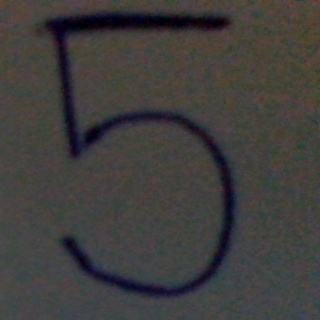
#> input picture datasets/5/1031.jpg, 320 x 320 px, given as the content of the folder datasets/trainingSet/0, which was not available
$ python image_to_csv.py
#> lines starting #> are read from the running program, lines starting #| are printed output that depends on the picture; after the words box and inside, x2 and y2 are one past the last pixel; in counts of white or black regions, pixels touching at a corner belong together; pictures that were not available may be replaced by others from this repository, and a replacement may not be noted
import numpy
import cv2 as cv
import os
import csv


def create_file_list(my_dir, format='.jpg'):
    file_list = []
    print(my_dir)
    for root, dirs, files in os.walk(my_dir, topdown=False):
        for name in files:
            if name.endswith(format):
                full_name = os.path.join(root, name)
                file_list.append(full_name)
    return file_list


datadir_train = 'datasets/trainingSet'
datadir_test = 'datasets/test_set'

for i in ['0', '1', '2', '3', '4', '5', '6', '7', '8', '9']:
    path = os.path.join(datadir_train, i)
    for file in os.listdir(path):
        img_file = cv.imread(os.path.join(path, file))
#> img_file is the input picture: shape (320, 320, 3); mean B, G, R 60.8, 62.6, 64.4
        img_gray = cv.cvtColor(img_file, cv.COLOR_BGR2GRAY)
        img_thresh = cv.threshold(img_gray, 0, 255, cv.THRESH_BINARY_INV | cv.THRESH_OTSU)[1]
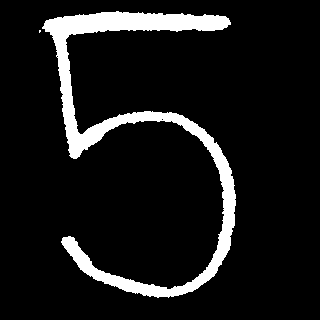
#> img_thresh: shape (320, 320); 9.4% white; 2 white regions (1 under 20 px), largest, box (x1, y1, x2, y2) and area: (42, 11, 236, 298) 9654
        img_thresh = cv.resize(img_thresh, (32, 32))
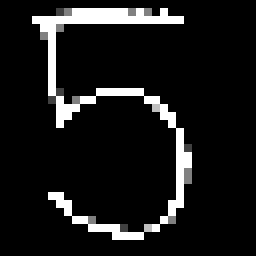
#> img_thresh: shape (32, 32) (shown 8 times larger); min 0, max 255, mean 24.3
        value = numpy.asarray(img_thresh, dtype=numpy.int)
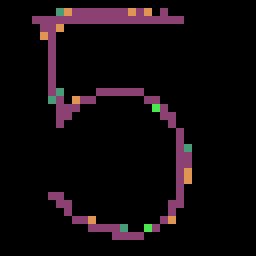
#> value: shape (32, 32) int64 (shown 8 times larger); 5 distinct labels, from 0 to 255; one colour per label, 0 black
        value = value.flatten()
#> value = 1024 values, max 255 at index 41, min 0 at index 0, mean 24.35
        value = numpy.insert(value, 0, int(i)+26, axis=0)
#> value = 1025 values, max 255 at index 42, min 0 at index 1, mean 24.35
        with open("digits_dataset_train.csv", 'a') as f:
            writer = csv.writer(f)
            writer.writerow(value)

for i in ['0', '1', '2', '3', '4', '5', '6', '7', '8', '9']:
    path = os.path.join(datadir_test, i)
    for file in os.listdir(path):
        img_file = cv.imread(os.path.join(path, file))
        img_gray = cv.cvtColor(img_file, cv.COLOR_BGR2GRAY)
        img_thresh = cv.threshold(img_gray, 0, 255, cv.THRESH_BINARY_INV | cv.THRESH_OTSU)[1]
        img_thresh = cv.resize(img_thresh, (32, 32))
        value = numpy.asarray(img_thresh, dtype=numpy.int)
        value = value.flatten()
#> value = 1024 values, max 255 at index 41, min 0 at index 0, mean 24.35
        value = numpy.insert(value, 0, int(i)+26, axis=0)
#> value = 1025 values, max 255 at index 42, min 0 at index 1, mean 24.35
        with open("digits_dataset_test.csv", 'a') as f:
            writer = csv.writer(f)
            writer.writerow(value)
